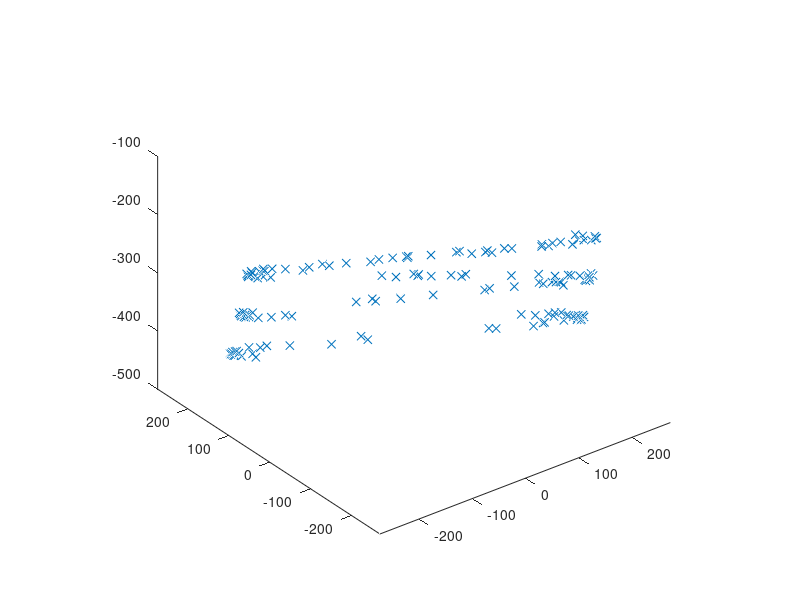

MATLAB code to generate this figure:
function mat = syntheticPositions (pointsToGather, probabilityFailure, noiseVariance)

if ~exist('pointsToGather','var')
     pointsToGather = 200;
end

if ~exist('probabilityFailure','var')
     probabilityFailure = 0.02;
end

if ~exist('noiseVariance','var')
     noiseVariance = 2;
end

close all;

% Limits EM
xmax = 170;
ymax = 260;
zmin = -120;
zmax = -500;
numPoints = 1500;
angleRotation = 45;
interval = [40802092906754 40858160673267]; % For example...

% Vectors
xvariation = linspace(-xmax,xmax,numPoints);
yvariation = ymax*sin(0.05*xvariation);
zvariation = linspace(zmin,zmax,numPoints);
timestampOriginal = round(linspace(interval(1),interval(2),numPoints));

% Position generation
position = [xvariation;yvariation;zvariation]';
matrixRotationZ = [ cos(angleRotation), sin(angleRotation), 0;
                    -sin(angleRotation), cos(angleRotation), 0;
                    0,0,1];
positionRotated = position * matrixRotationZ;

% Obtain random values
index = randperm(numPoints);
indexOrder = sort(index(1:pointsToGather));

positionRotatedDecimated = positionRotated(indexOrder,:) + noiseVariance*randn(numel(indexOrder),size(positionRotated,2));

timestamp = timestampOriginal(indexOrder);


mat = cell(pointsToGather,1);

for i = 1:size(mat,1)
    mat{i}.position = positionRotatedDecimated(i,:);
    mat{i}.TimeStamp = timestamp(i);
    mat{i}.valid = 1;
end

% Obtain random values
sensorFailing = round(pointsToGather*probabilityFailure);
nonValidVector = randperm(pointsToGather);
nonValidFirstPoints = nonValidVector(1:sensorFailing);

nonValidPoints = [];

for i = 1:numel(nonValidFirstPoints)
    valuesMissing = randi([2, 6]);
    pointInvalid = nonValidFirstPoints(i); % Yeah, it'd be a bit weird, but it was difficult to follow if I put everything together!
    nonValidPoints = [nonValidPoints pointInvalid-valuesMissing:pointInvalid+valuesMissing];
end

for i = 1:numel(nonValidPoints)
    mat{nonValidPoints(i)}.valid = 0;
end
all_pts = 1:pointsToGather;
valid_bool_vector = ~any(repmat(all_pts',1,numel(nonValidPoints)) == repmat(nonValidPoints,pointsToGather,1),2);

%plot
figure
plot3(positionRotatedDecimated(valid_bool_vector,1),positionRotatedDecimated(valid_bool_vector,2),positionRotatedDecimated(valid_bool_vector,3),'x');
axis vis3d image

end